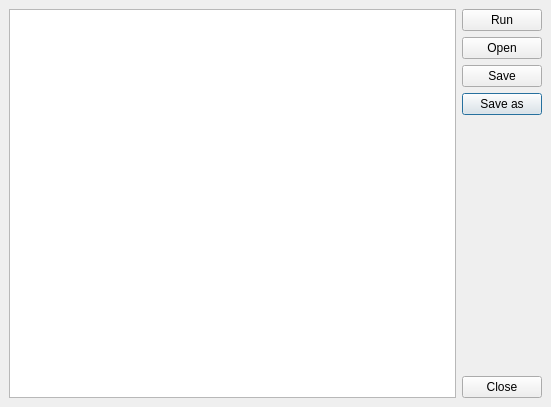
<ui version="4.0" >
 <class>SimpleScriptEditor</class>
 <widget class="QDialog" name="SimpleScriptEditor" >
  <property name="geometry" >
   <rect>
    <x>0</x>
    <y>0</y>
    <width>551</width>
    <height>407</height>
   </rect>
  </property>
  <property name="windowTitle" >
   <string>Simple Script Editor</string>
  </property>
  <layout class="QGridLayout" >
   <property name="margin" >
    <number>9</number>
   </property>
   <property name="spacing" >
    <number>6</number>
   </property>
   <item row="4" column="1" >
    <spacer>
     <property name="orientation" >
      <enum>Qt::Vertical</enum>
     </property>
     <property name="sizeHint" >
      <size>
       <width>75</width>
       <height>211</height>
      </size>
     </property>
    </spacer>
   </item>
   <item row="3" column="1" >
    <widget class="QPushButton" name="saveAsButton" >
     <property name="text" >
      <string>Save as</string>
     </property>
     <property name="shortcut" >
      <string/>
     </property>
    </widget>
   </item>
   <item row="2" column="1" >
    <widget class="QPushButton" name="saveButton" >
     <property name="text" >
      <string>Save</string>
     </property>
     <property name="shortcut" >
      <string>Qt::CTRL + Qt::Key_S</string>
     </property>
    </widget>
   </item>
   <item row="1" column="1" >
    <widget class="QPushButton" name="openButton" >
     <property name="text" >
      <string>Open</string>
     </property>
     <property name="shortcut" >
      <string>Qt::CTRL +Qt::Key_O</string>
     </property>
    </widget>
   </item>
   <item row="0" column="1" >
    <widget class="QPushButton" name="runButton" >
     <property name="text" >
      <string>Run</string>
     </property>
     <property name="shortcut" >
      <string>Qt::CTRL + Qt::Key_R</string>
     </property>
    </widget>
   </item>
   <item row="5" column="1" >
    <widget class="QPushButton" name="closeButton" >
     <property name="text" >
      <string>Close</string>
     </property>
    </widget>
   </item>
   <item rowspan="6" row="0" column="0" >
    <widget class="QTextEdit" name="editor" />
   </item>
  </layout>
 </widget>
 <resources/>
 <connections>
  <connection>
   <sender>closeButton</sender>
   <signal>clicked()</signal>
   <receiver>SimpleScriptEditor</receiver>
   <slot>accept()</slot>
   <hints>
    <hint type="sourcelabel" >
     <x>519</x>
     <y>390</y>
    </hint>
    <hint type="destinationlabel" >
     <x>-25</x>
     <y>-275</y>
    </hint>
   </hints>
  </connection>
 </connections>
</ui>
